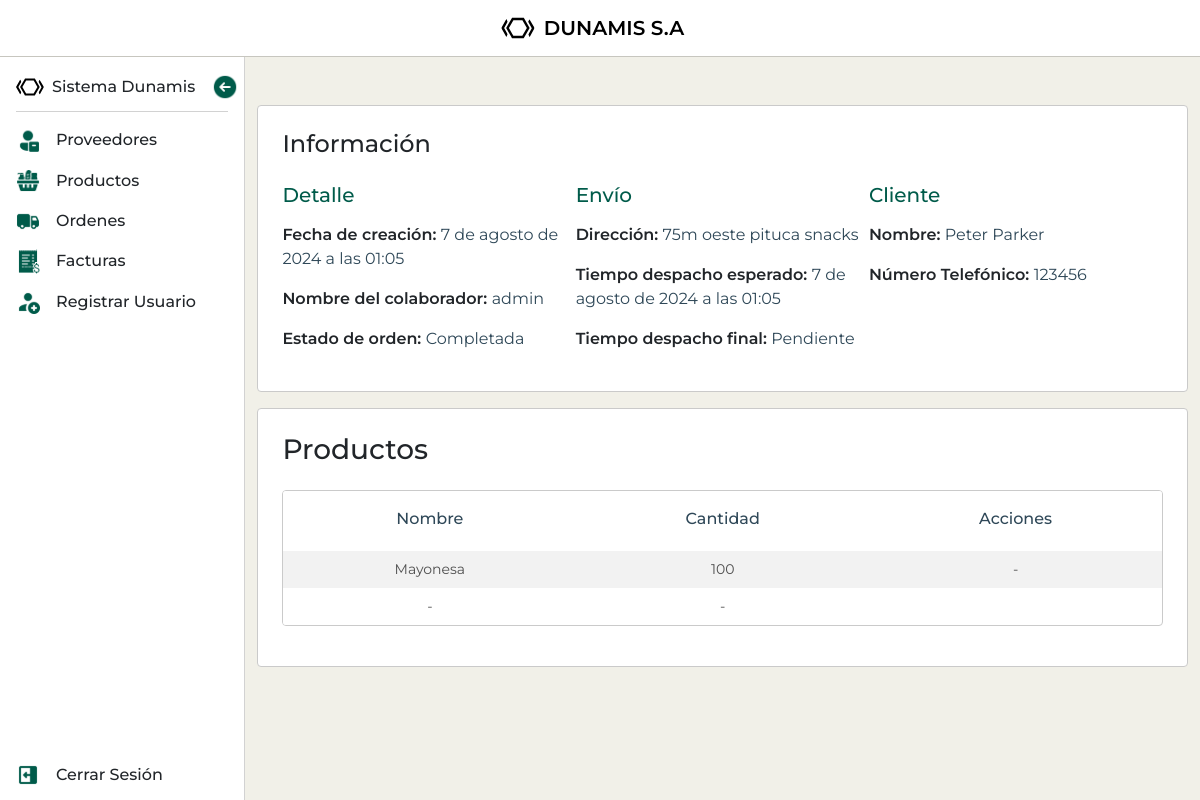
/ordenes/34/ (signed in), run on the app's committed database.
### mod_ventas/sub_mod_ordenes/models.py (models this page shows, shortened)
class Orden(models.Model):
    usuario = models.ForeignKey(User, on_delete=models.CASCADE)
    fecha_creacion = models.DateTimeField(auto_now_add=True)
    completada = models.BooleanField(default=False)
    direccion_envio = models.CharField(max_length=255)
    nombre_cliente = models.CharField(max_length=255, default='')
    numero_telefono_cliente = models.IntegerField(default=0)
    factura = models.OneToOneField(Factura, on_delete=models.SET_NULL, null=True, blank=True)
    tiempo_despacho_esperado = models.DateTimeField(default=timezone.now)
    tiempo_despacho_real = models.DateTimeField(null=True, blank=True)

class OrdenItem(models.Model):
    orden = models.ForeignKey(Orden, related_name='items', on_delete=models.CASCADE)
    producto = models.ForeignKey(Producto, on_delete=models.CASCADE)
    cantidad = models.PositiveIntegerField()
    precio_unitario = models.FloatField(default=0)

### mod_ventas/sub_mod_productos/models.py (models this page shows, shortened)
class Producto(models.Model):
    nombre = models.CharField(max_length=150)
    imagen = models.ImageField(upload_to='productos/', blank=True, null=True, default='productos/default.png')
    tipo_producto = models.ForeignKey(TipoProducto, on_delete=models.CASCADE, default=1)
    proveedor = models.ForeignKey(Proveedor, on_delete=models.CASCADE, default=1)
    precio_compra = models.FloatField(validators=[MinValueValidator(1)], default=0)
    precio_venta = models.FloatField(validators=[MinValueValidator(1)], default=0)
    codigo_lote = models.CharField(max_length=150, default='')
    stock = models.IntegerField(default=0)
    fecha_vencimiento = models.DateField(default=date.today)
    slug = models.SlugField(default='', null=False)
    activo = models.BooleanField(default=True)
    descripcion = models.TextField()

### mod_ventas/sub_mod_ordenes/views.py (the view)
# urls.py: path('<int:pk>/', OrdenDetailView.as_view(), name='detalle_orden'),
class OrdenDetailView(LoginRequiredMixin, DetailView):
    model = Orden
    template_name = 'sub_mod_ordenes/detalle_orden.html'
    context_object_name = 'orden'
    def get_queryset(self):
        return Orden.objects.filter(usuario=self.request.user)

### mod_ventas/sub_mod_ordenes/templates/sub_mod_ordenes/detalle_orden.html (shortened to what this page needs)
{% extends 'base.html' %}
{% block content %}
	<div class="order-details mt-5">
		<h2 class="order-details-title">Información</h2>
		<div class="order-wrapper">
			<div class="details">
				<h3>Detalle</h3>
				<ul class="order-details-list">
					<li>Fecha de creación: <span>{{ orden.fecha_creacion }}</span></li>
					<li>Nombre del colaborador: <span>{{ orden.usuario }}</span></li>
				{% if orden.completada %}
					<li>Estado de orden: <span>Completada</span></li>
				{% else %}
					<li>Estado de orden: <span>No completada</span></li>
        		{% endif %}
				</ul>
			</div>
			<div class="shipment">
				<h3>Envío</h3>
				<ul class="order-details-list">
					<li>Dirección: <span>{{ orden.direccion_envio }}</span></li>
					<li>Tiempo despacho esperado: <span>{{ orden.tiempo_despacho_esperado }}</span></l>
				{% if objeto.tiempo_despacho_real %}
					<li>Tiempo despacho final: <span>{{ orden.tiempo_despacho_real }}</span></li>
					{% else %}
					<li>Tiempo despacho final: <span>Pendiente</span></li>
				{% endif %}
				</ul>
			</div>
			<div class="client">
				<h3>Cliente</h3>
				<ul class="order-details-list">
					<li>Nombre: <span>{{ orden.nombre_cliente }}</span></li>
					<li>Número Telefónico: <span>{{ orden.numero_telefono_cliente }}</span></li>
				</ul>
			</div>
		</div>
	</div>
	<div class="order-items mt-3">
		<h3 class="order-items-title">Productos</h3>
		<div class="table-responsive">
			<table class="table table-striped">
				<thead>
					<tr class="table-header">
						<th scope="col">Nombre</th>
						<th scope="col">Cantidad</th>
						<th scope="col">Acciones</th>
					</tr>
				</thead>
				<tbody>
				{% if orden.items.all %}
					{% for item in orden.items.all %}
						<tr>
							<td>
								<p>{{ item.producto.nombre }}</p>
							</td>
							<td>
								<p>{{ item.cantidad }}</p>
							</td>
							<td>
								<p>-</p>
							</td>
					{% endfor %}
				{% endif %}
					</tr>
					<tr>
						<td>
							<p>-</p>
						</td>
						<td>
							<p>-</p>
						</td>
				</tr>
			</tbody>
		</table>
		</div>
	</div>
{% endblock %}

### static/css/styles.css (style rules this page uses)
:root { --primary-color: #005b4a; --secondary-color: #2F4858; --font-color: #252525; --bg-color: #F1F0E8; }
body { height: 100vh; overflow: hidden; font-family: "Montserrat"; background-color: var(--bg-color); }
.table-responsive { width: 100%!important; }
.table { overflow: hidden; max-width: 1460px; border-radius: 4px; border-spacing: 0; border-collapse: separate; border: 1px solid #CACACA; }
th, .provider-table th { min-width: 122px; max-width: 122px; padding: 16px 0px 20px !important; overflow: hidden; text-align: center; font-weight: 500; white-space: nowrap; text-overflow: ellipsis; color: var(--secondary-color) !important; border-bottom: none; }
tbody td { min-width: 122px; max-width: 122px; padding: 8px 0px !important; text-align: center; vertical-align: middle; border-bottom: none; }
tbody td p { width: 100%; margin: 0; overflow: hidden; text-align: center; text-overflow: ellipsis; font-size: 14px; color: rgba(37, 37, 37, 0.8) !important; display: -webkit-box; -webkit-line-clamp: 2; -webkit-box-orient: vertical; }
.order-details, .order-items { padding: 24px; background-color: #fff; border: 1px solid #CACACA; border-radius: 4px; }
.order-details-title, .order-items-title { margin-bottom: 24px; }
.order-wrapper { display: flex; }
.client, .shipment, .details { flex-basis: 33.3%; }
.client h3, .shipment h3, .details h3 { font-size: 20px; color: var(--primary-color); }
.order-details-list { display: flex; flex-direction: column; gap: 16px; padding: 0; margin-top: 16px; list-style: none; font-weight: 600; }
.order-details-title { font-size: 24px; }
.order-details-list span { font-weight: 400; color: var(--secondary-color); }

### data on the page
Orden: fecha_creacion "7 de agosto de 2024 a las 01:05", usuario "admin", direccion_envio "75m oeste pituca snacks", tiempo_despacho_esperado "7 de agosto de 2024 a las 01:05", nombre_cliente "Peter Parker", numero_telefono_cliente "123456"
OrdenItem: producto.nombre "Mayonesa", cantidad "100"
